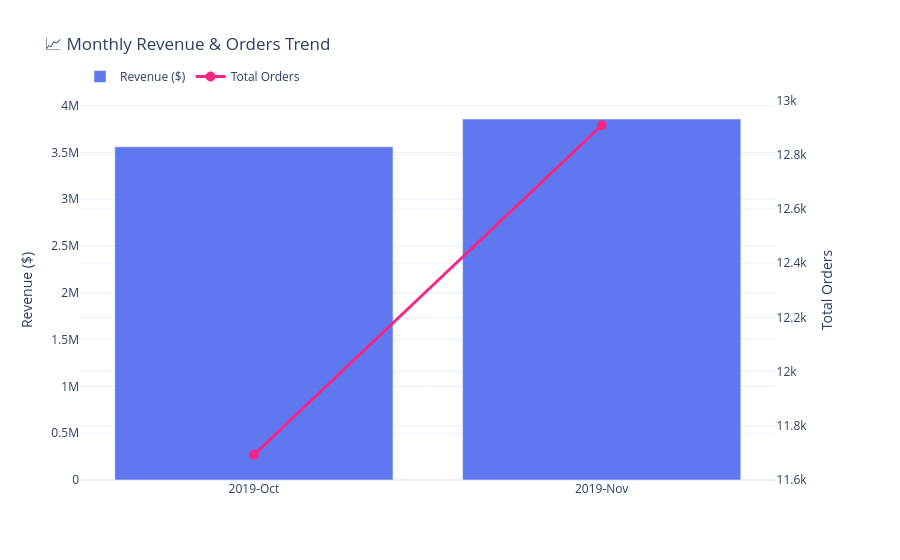

Notebook code cell kept with this figure:
### Code cell
# ============================================================
# STEP 2B - Plot: Revenue + Orders dual-axis chart
# ============================================================

# Prepare monthly trend data
df_monthly["month_date"] = pd.to_datetime(df_monthly["month"])

df_monthly = (
    df_monthly
    .sort_values("month_date")
    .reset_index(drop=True)
)
fig = make_subplots(specs=[[{"secondary_y": True}]])

fig.add_trace(
    go.Bar(
        x    = df_monthly["month"],
        y    = df_monthly["total_revenue"],
        name = "Revenue ($)",
        marker_color = "#4361ee",
        opacity = 0.85,
    ),
    secondary_y = False,
)

fig.add_trace(
    go.Scatter(
        x    = df_monthly["month"],
        y    = df_monthly["total_orders"],
        name = "Total Orders",
        mode = "lines+markers",
        line = dict(color="#f72585", width=3),
        marker = dict(size=10),
    ),
    secondary_y = True,
)

fig.update_layout(
    title    = "📈 Monthly Revenue & Orders Trend",
    template = "plotly_white",
    legend   = dict(orientation="h", y=1.1),
    hovermode = "x unified",
)
fig.update_yaxes(title_text="Revenue ($)",     secondary_y=False)
fig.update_yaxes(title_text="Total Orders",    secondary_y=True)

fig.show()
save_fig(fig, "01_monthly_revenue_orders.html")

### Figure 1 — Plotly figure (JSON) as saved in the notebook; plotly's stock layout.template omitted (floating-point values rounded to 4 significant figures)
{"data": [{"marker": {"color": "#4361ee"}, "name": "Revenue ($)", "opacity": 0.85, "type": "bar", "x": ["2019-Oct", "2019-Nov"], "xaxis": "x", "y": [3560000.0, 3857000.0], "yaxis": "y"}, {"line": {"color": "#f72585", "width": 3}, "marker": {"size": 10}, "mode": "lines+markers", "name": "Total Orders", "type": "scatter", "x": ["2019-Oct", "2019-Nov"], "xaxis": "x", "y": [11690.0, 12910.0], "yaxis": "y2"}], "layout": {"hovermode": "x unified", "legend": {"orientation": "h", "y": 1.1}, "title": {"text": "📈 Monthly Revenue & Orders Trend"}, "xaxis": {"anchor": "y", "domain": [0, 0.94]}, "yaxis": {"anchor": "x", "domain": [0, 1], "title": {"text": "Revenue ($)"}}, "yaxis2": {"anchor": "x", "overlaying": "y", "side": "right", "title": {"text": "Total Orders"}}}}
